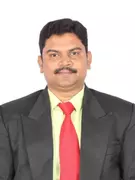
#> input picture input/kakelli-anil-kumar.png, 135 x 180 px, found by its file name; its folder holds only this picture in this run
$ python encrypt.py input/kakelli-anil-kumar.png
#> lines starting #> are read from the running program, lines starting #| are printed output that depends on the picture
### helper.py
import numpy

def upshift(a,index,n):
    col = []
    for j in range(len(a)):
        col.append(a[j][index])
    shiftCol = numpy.roll(col,-n)
    for i in range(len(a)):
        for j in range(len(a[0])):
            if(j==index):
                a[i][j] = shiftCol[i]

def downshift(a,index,n):
    col = []
    for j in range(len(a)):
        col.append(a[j][index])
    shiftCol = numpy.roll(col,n)
    for i in range(len(a)):
        for j in range(len(a[0])):
            if(j==index):
                a[i][j] = shiftCol[i]

def rotate180(n):
    bits = "{0:b}".format(n)
    return int(bits[::-1], 2)

### encrypt.py
from PIL import Image
from random import randint
import numpy
import sys
from helper import *

im = Image.open('input/' + sys.argv[1])
#> im is the input picture: PIL image 135x180 RGBA; mean R, G, B, A 176.7, 162.1, 157.8, 255
pix = im.load()

#Obtaining the RGB matrices
r = []
g = []
b = []
for i in range(im.size[0]):
	r.append([])
	g.append([])
	b.append([])
	for j in range(im.size[1]):
		rgbPerPixel = pix[i,j]
		r[i].append(rgbPerPixel[0])
		g[i].append(rgbPerPixel[1])
		b[i].append(rgbPerPixel[2])
#> after the loop, b = 135 items; g = 135 items; r = 135 items

m = im.size[0]
#> m = 135
n = im.size[1]
#> n = 180

# Vectors Kr and Kc
alpha = 8
Kr = [randint(0,pow(2,alpha)-1) for i in range(m)]
Kc = [randint(0,pow(2,alpha)-1) for i in range(n)]
ITER_MAX = 1

print('',Kr)
#> (printed output is left out)

print('', Kc)
#> (printed output is left out)
print('h')

f = open('keys.txt','w+')
f.write('Kr:')
for a in Kr:
	f.write(str(a) + ',')
f.write('\n\n\nKc:')
for a in Kc:
	f.write(str(a) + ',')
f.write('\n\n\nIter_max:')
f.write(str(ITER_MAX))


for iterations in range(ITER_MAX):
	# For each row
	for i in range(m):
		rTotalSum = sum(r[i])
		gTotalSum = sum(g[i])
		bTotalSum = sum(b[i])
		rModulus = rTotalSum % 2
		gModulus = gTotalSum % 2
		bModulus = bTotalSum % 2
		if(rModulus==0):
			r[i] = numpy.roll(r[i],Kr[i])
		else:
			r[i] = numpy.roll(r[i],-Kr[i])
		if(gModulus==0):
			g[i] = numpy.roll(g[i],Kr[i])
		else:
			g[i] = numpy.roll(g[i],-Kr[i])
		if(bModulus==0):
			b[i] = numpy.roll(b[i],Kr[i])
		else:
			b[i] = numpy.roll(b[i],-Kr[i])
	# For each column
	for i in range(n):
		rTotalSum = 0
		gTotalSum = 0
		bTotalSum = 0
		for j in range(m):
			rTotalSum += r[j][i]
			gTotalSum += g[j][i]
			bTotalSum += b[j][i]
		rModulus = rTotalSum % 2
		gModulus = gTotalSum % 2
		bModulus = bTotalSum % 2
		if(rModulus==0):
			upshift(r,i,Kc[i])
		else:
			downshift(r,i,Kc[i])
		if(gModulus==0):
			upshift(g,i,Kc[i])
		else:
			downshift(g,i,Kc[i])
		if(bModulus==0):
			upshift(b,i,Kc[i])
		else:
			downshift(b,i,Kc[i])
	# For each row
	for i in range(m):
		for j in range(n):
			if(i%2==1):
				r[i][j] = r[i][j] ^ Kc[j]
				g[i][j] = g[i][j] ^ Kc[j]
				b[i][j] = b[i][j] ^ Kc[j]
			else:
				r[i][j] = r[i][j] ^ rotate180(Kc[j])
				g[i][j] = g[i][j] ^ rotate180(Kc[j])
				b[i][j] = b[i][j] ^ rotate180(Kc[j])
	# For each column
	for j in range(n):
		for i in range(m):
			if(j%2==0):
				r[i][j] = r[i][j] ^ Kr[i]
				g[i][j] = g[i][j] ^ Kr[i]
				b[i][j] = b[i][j] ^ Kr[i]
			else:
				r[i][j] = r[i][j] ^ rotate180(Kr[i])
				g[i][j] = g[i][j] ^ rotate180(Kr[i])
				b[i][j] = b[i][j] ^ rotate180(Kr[i])


for i in range(m):
	for j in range(n):
		pix[i,j] = (r[i][j],g[i][j],b[i][j])

im.save('public/encrypted_images/' + sys.argv[1])
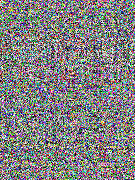
#> saved as kakelli-anil-kumar.png: PIL image 135x180 RGBA; mean R, G, B, A 129.1, 128.1, 128.4, 255
